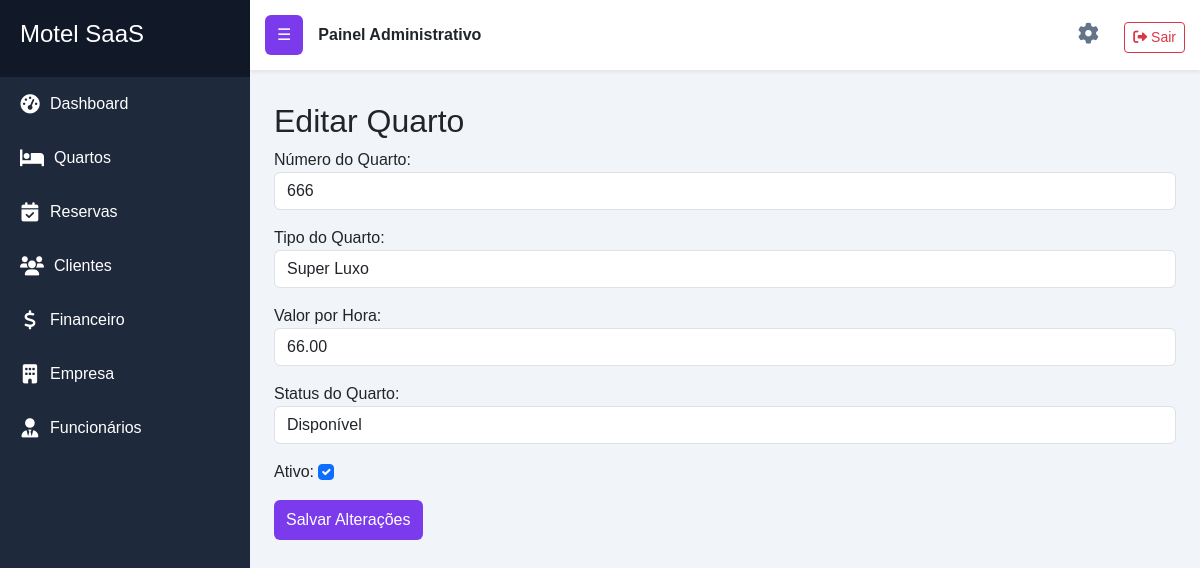
The page /quartos/editar/8/ (signed in) on the database its author committed.
### apps/quartos/models.py (models this page shows, shortened)
class Quarto(models.Model):
    STATUS_CHOICES = [
        ('disponivel', 'Disponível'),
        ('ocupado', 'Ocupado'),
        ('manutencao', 'Em Manutenção'),
    ]
    TIPO_CHOICES = [
        ('standard', 'Standard'),
        ('luxo', 'Luxo'),
        ('super_luxo', 'Super Luxo'),
        ('presidencial', 'Presidencial'),
        ('tematica', 'Temática'),
    ]
    numero = models.CharField(max_length=10, verbose_name='Número do Quarto')
    tipo = models.CharField(max_length=50, choices=TIPO_CHOICES, verbose_name='Tipo do Quarto')
    valor_hora = models.DecimalField(max_digits=10, decimal_places=2, verbose_name='Valor por Hora')
    status = models.CharField(max_length=20, choices=STATUS_CHOICES, default='disponivel', verbose_name='Status do Quarto')
    esta_ativo = models.BooleanField(default=True, verbose_name='Ativo')
    data_criacao = models.DateTimeField(auto_now_add=True, verbose_name='Data de Criação')

### apps/quartos/views.py (the view)
# urls.py: path("editar/<int:id>/", views.editar_quarto, name="editar_quarto"),  #Will
@login_required
def editar_quarto(request, id):#will:
    cliente = get_object_or_404(Quarto, id=id)#will:
    if request.method == "POST":
        form = QuartoForm(request.POST, instance=cliente)#will:
        if form.is_valid():
            form.save()
            return redirect("quartos:listar_quartos")#will:
    else:
        form = QuartoForm(instance=cliente)#will:
    return render(request, "quartos/editar.html", {
        "form": form#will:
    })

### apps/quartos/form.py
class QuartoForm(forms.ModelForm):
    class Meta:
        model = Quarto
        fields = ['numero', 'tipo', 'valor_hora', 'status', 'esta_ativo']
        widgets ={
            'numero': forms.TextInput(attrs={'class': 'form-control'}),
            'tipo': forms.Select(attrs={'class': 'form-control'}),
            'valor_hora': forms.NumberInput(attrs={'class': 'form-control'}),
            'status': forms.Select(attrs={'class': 'form-control'}),
            'esta_ativo': forms.CheckboxInput(attrs={'class': 'form-check-input'}),
        }

### templates/quartos/editar.html (shortened to what this page needs)
{% extends 'base.html' %}
{% block content %}
<h2>Editar Quarto</h2>
<form method="POST">
    {{ form.as_p }}
    <button type="submit" class="btn btn-primary">
        Salvar Alterações
    </button>
</form>
{% endblock %}

### static/css/style.css (style rules this page uses)
body { background:#F1F5F9; font-family: Arial, Helvetica, sans-serif; margin:0; overflow-x:hidden; }
.btn-primary { background:#7C3AED; border:none; padding:8px 12px; }

### rows shown on the page
Quarto: numero "666", tipo "Super Luxo", valor_hora "66.00", status "Disponível", esta_ativo "☑"
